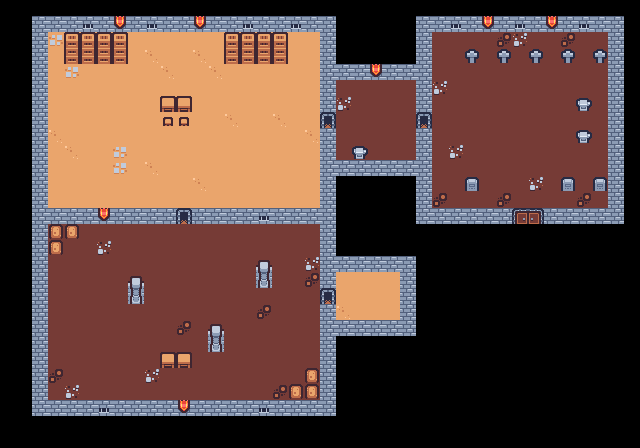

Rendered tile map (Tiled .tmx) drawn with the repository's tilesets; below, a short description and the map source with its tile grids summarised:
An orthogonal 40x28 tile map with 16x16 px tiles, 2 tile layers (Floor, Walls) and 37 objects (player_start, chest_ghost, chest_witch, chest_skeleton, door_magic, ...).

<map version="1.10" tiledversion="1.10.2" orientation="orthogonal" renderorder="right-down" width="40" height="28" tilewidth="16" tileheight="16" infinite="0" nextlayerid="4" nextobjectid="38">
 <tileset firstgid="1" name="dungeon-tiles" tilewidth="16" tileheight="16" tilecount="132" columns="12">
  <image source="../tiles/dungeon-tiles.png" width="192" height="176" />
 </tileset>
 <layer id="1" name="Floor" width="40" height="28">
  <data>[1120 cells, 538 non-empty, 9 distinct tile ids]</data>
 </layer>
 <layer id="2" name="Walls" width="40" height="28">
  <data>[1120 cells, 211 non-empty, 13 distinct tile ids]</data>
 </layer>
 <objectgroup id="3" name="Objects">
  <object id="1" name="player_start" x="72" y="312">
   <properties><property name="kind" value="playerStart" /></properties>
   <point />
  </object>
  <object id="2" name="chest_ghost" x="368" y="304" gid="90" width="16" height="16">
   <properties><property name="kind" value="chest" /><property name="costume" value="ghost" /></properties>
  </object>
  <object id="3" name="chest_witch" x="64" y="192" gid="91" width="16" height="16">
   <properties><property name="kind" value="chest" /><property name="costume" value="witch" /></properties>
  </object>
  <object id="4" name="chest_skeleton" x="384" y="112" gid="92" width="16" height="16">
   <properties><property name="kind" value="chest" /><property name="costume" value="skeleton" /><property name="gate" value="witch" /></properties>
  </object>
  <object id="5" name="door_magic" x="320" y="128" gid="46" width="16" height="16">
   <properties><property name="kind" value="door" /><property name="requires" value="witch" /></properties>
  </object>
  <object id="6" name="enemy_ghost_1" x="144" y="256" gid="122" width="16" height="16">
   <properties><property name="kind" value="enemy" /><property name="enemyType" value="ghost" /><property name="route" value="ghost1" /></properties>
  </object>
  <object id="7" name="enemy_ghost_2" x="80" y="96" gid="122" width="16" height="16">
   <properties><property name="kind" value="enemy" /><property name="enemyType" value="ghost" /><property name="route" value="ghost2" /></properties>
  </object>
  <object id="8" name="enemy_skeleton_guard" x="448" y="128" gid="98" width="16" height="16">
   <properties><property name="kind" value="enemy" /><property name="enemyType" value="skeletonGuard" /><property name="facing" value="left" /></properties>
  </object>
  <object id="9" name="ghost1_wp1" x="152" y="248">
   <properties><property name="kind" value="waypoint" /><property name="route" value="ghost1" /><property name="order" value="1" /></properties>
   <point />
  </object>
  <object id="10" name="ghost1_wp2" x="296" y="248">
   <properties><property name="kind" value="waypoint" /><property name="route" value="ghost1" /><property name="order" value="2" /></properties>
   <point />
  </object>
  <object id="11" name="ghost1_wp3" x="296" y="376">
   <properties><property name="kind" value="waypoint" /><property name="route" value="ghost1" /><property name="order" value="3" /></properties>
   <point />
  </object>
  <object id="12" name="ghost1_wp4" x="152" y="376">
   <properties><property name="kind" value="waypoint" /><property name="route" value="ghost1" /><property name="order" value="4" /></properties>
   <point />
  </object>
  <object id="13" name="ghost2_wp1" x="88" y="88">
   <properties><property name="kind" value="waypoint" /><property name="route" value="ghost2" /><property name="order" value="1" /></properties>
   <point />
  </object>
  <object id="14" name="ghost2_wp2" x="296" y="88">
   <properties><property name="kind" value="waypoint" /><property name="route" value="ghost2" /><property name="order" value="2" /></properties>
   <point />
  </object>
  <object id="15" name="ghost2_wp3" x="296" y="168">
   <properties><property name="kind" value="waypoint" /><property name="route" value="ghost2" /><property name="order" value="3" /></properties>
   <point />
  </object>
  <object id="16" name="ghost2_wp4" x="88" y="168">
   <properties><property name="kind" value="waypoint" /><property name="route" value="ghost2" /><property name="order" value="4" /></properties>
   <point />
  </object>
  <object id="17" name="mask" x="584" y="120">
   <properties><property name="kind" value="mask" /></properties>
   <point />
  </object>
  <object id="18" name="exit" x="512" y="208" width="32" height="16">
   <properties><property name="kind" value="exit" /></properties>
  </object>
  <object id="19" name="enemy_ghost_3" x="224" y="80" gid="122" width="16" height="16">
   <properties><property name="kind" value="enemy" /><property name="enemyType" value="ghost" /><property name="route" value="ghost3" /></properties>
  </object>
  <object id="20" name="enemy_ghost_4" x="528" y="80" gid="122" width="16" height="16">
   <properties><property name="kind" value="enemy" /><property name="enemyType" value="ghost" /><property name="route" value="ghost4" /></properties>
  </object>
  <object id="21" name="ghost3_wp1" x="232" y="72">
   <properties><property name="kind" value="waypoint" /><property name="order" value="1" /><property name="route" value="ghost3" /></properties>
   <point />
  </object>
  <object id="22" name="ghost3_wp2" x="232" y="152">
   <properties><property name="kind" value="waypoint" /><property name="order" value="2" /><property name="route" value="ghost3" /></properties>
   <point />
  </object>
  <object id="23" name="ghost4_wp1" x="536" y="72">
   <properties><property name="kind" value="waypoint" /><property name="order" value="1" /><property name="route" value="ghost4" /></properties>
   <point />
  </object>
  <object id="24" name="ghost4_wp2" x="536" y="152">
   <properties><property name="kind" value="waypoint" /><property name="order" value="2" /><property name="route" value="ghost4" /></properties>
   <point />
  </object>
  <object id="25" name="key_slot_1" x="72" y="392">
   <properties><property name="kind" value="keySpot" /><property name="zone" value="south" /></properties>
   <point />
  </object>
  <object id="26" name="key_slot_2" x="216" y="296">
   <properties><property name="kind" value="keySpot" /><property name="zone" value="south" /></properties>
   <point />
  </object>
  <object id="27" name="key_slot_3" x="88" y="248">
   <properties><property name="kind" value="keySpot" /><property name="zone" value="south" /></properties>
   <point />
  </object>
  <object id="28" name="key_slot_4" x="360" y="312">
   <properties><property name="kind" value="keySpot" /><property name="zone" value="annex" /></properties>
   <point />
  </object>
  <object id="29" name="key_slot_5" x="344" y="280">
   <properties><property name="kind" value="keySpot" /><property name="zone" value="annex" /></properties>
   <point />
  </object>
  <object id="30" name="key_slot_6" x="392" y="312">
   <properties><property name="kind" value="keySpot" /><property name="zone" value="annex" /></properties>
   <point />
  </object>
  <object id="31" name="key_slot_7" x="56" y="40">
   <properties><property name="kind" value="keySpot" /><property name="zone" value="north" /></properties>
   <point />
  </object>
  <object id="32" name="key_slot_8" x="312" y="40">
   <properties><property name="kind" value="keySpot" /><property name="zone" value="north" /></properties>
   <point />
  </object>
  <object id="33" name="key_slot_9" x="168" y="40">
   <properties><property name="kind" value="keySpot" /><property name="zone" value="north" /></properties>
   <point />
  </object>
  <object id="34" name="key_slot_10" x="136" y="136">
   <properties><property name="kind" value="keySpot" /><property name="zone" value="north" /></properties>
   <point />
  </object>
  </objectgroup>
</map>
<!-- 3 of 37 objects omitted -->
